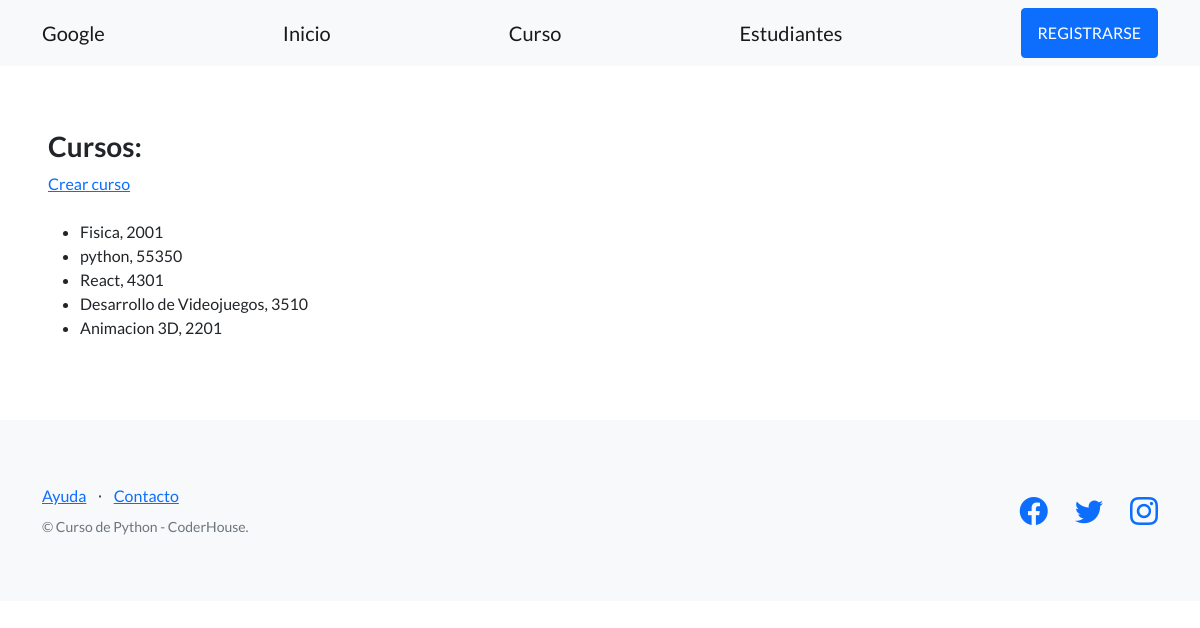
/estudios/cursos/, run on an earlier commit of the app's database.
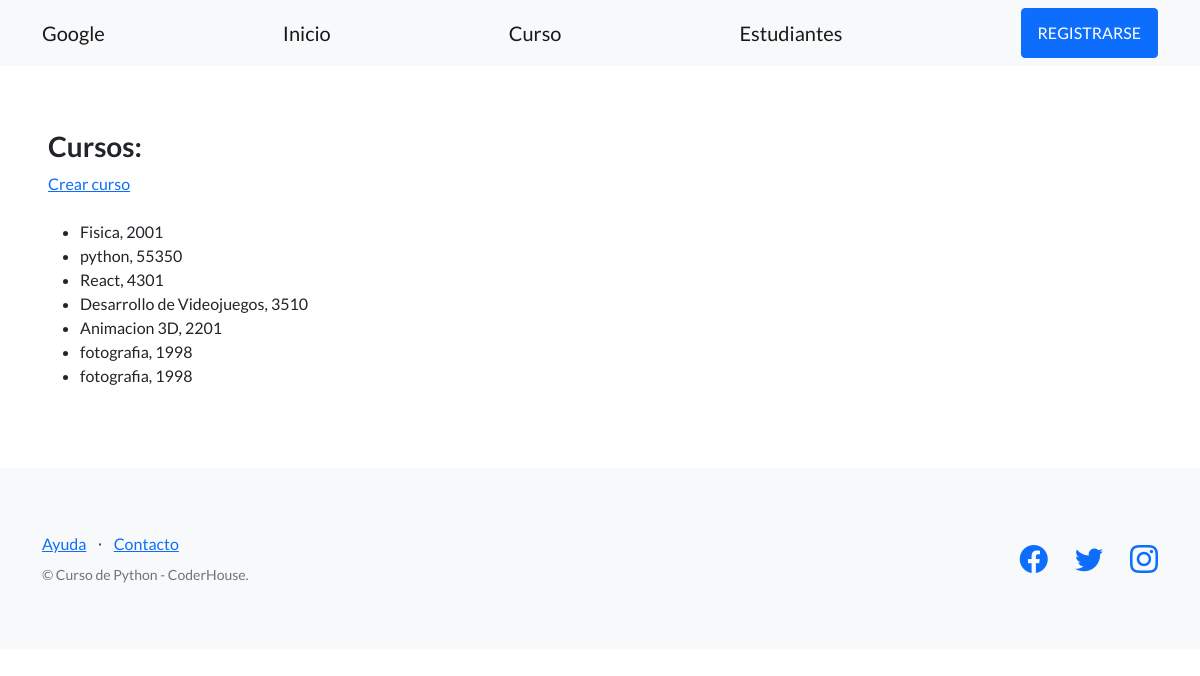
And on a later commit of the database.
### control_estudios/models.py (models this page shows, shortened)
class Curso(models.Model):
    nombre = models.CharField(max_length=64)
    comision = models.IntegerField()

### control_estudios/views.py (the view)
# urls.py: path("cursos/", listar_cursos, name="lista_cursos"),
def listar_cursos(request):
    contexto = {
        "cursos": Curso.objects.all(),
    }
    http_response = render(
        request=request,
        template_name='control_estudios/lista_cursos.html',
        context=contexto,
    )
    return http_response

### control_estudios/templates/control_estudios/lista_cursos.html (shortened to what this page needs)
{% extends "base.html" %}
{% block contenido %}
<h3>Cursos:</h3>
<a href="{% url 'crear_curso'}">Crear curso</a>
<br></br>
<ul>
    {% for curso in cursos %}
    <li>
        {{curso.nombre}}, {{curso.comision}}
    </li>
</ul>
{% endblock contenido %}

### templates_base/base.html (shortened to what this page needs)
{% load static %}
<!DOCTYPE html>
<html lang="en">
    <head>
        <link href="https://cdn.jsdelivr.net/npm/bootstrap-icons@1.5.0/font/bootstrap-icons.css" rel="stylesheet" type="text/css" />
        <link href="{% static 'css/styles.css' %}" rel="stylesheet" />
    </head>
    <body>
        <nav class="navbar navbar-light bg-light static-top">
            <div class="container">
                <a class="navbar-brand" href="https://WWW.google.com">Google</a>
                <a class="navbar-brand" href="{% url 'inicio' %}">Inicio</a>
               <a class="navbar-brand" href="{% url 'lista_cursos' %}">Curso</a>
               <a class="navbar-brand" href="{% url 'lista_estudiantes' %}">Estudiantes</a>
               <a class="btn btn-primary" href="#signup">REGISTRARSE</a>
            </div>
        </nav>
        <section style="padding:4rem 3rem;">
            {% block contenido %}
            {% endblock contenido %}
        </section>
        <footer class="footer bg-light">
            <div class="container">
                <div class="row">
                    <div class="col-lg-6 h-100 text-center text-lg-start my-auto">
                        <ul class="list-inline mb-2">
                            <li class="list-inline-item"><a href="https://ayuda.coderhouse.com/">Ayuda</a></li>
                            <li class="list-inline-item">⋅</li>
                            <li class="list-inline-item"><a href="https://ayuda.coderhouse.com/">Contacto</a></li>
                        </ul>
                        <p class="text-muted small mb-4 mb-lg-0">&copy; Curso de Python - CoderHouse.</p>
                    </div>
                    <div class="col-lg-6 h-100 text-center text-lg-end my-auto">
                        <ul class="list-inline mb-0">
                            <li class="list-inline-item me-4">
                                <a href="https://www.facebook.com/coderhouse"><i class="bi-facebook fs-3"></i></a>
                            </li>
                            <li class="list-inline-item me-4">
                                <a href="https://www.twitter.com/coderhouse"><i class="bi-twitter fs-3"></i></a>
                            </li>
                            <li class="list-inline-item">
                                <a href="https://www.instagram.com/coderhouse"><i class="bi-instagram fs-3"></i></a>
                            </li>
                        </ul>
                    </div>
                </div>
            </div>
        </footer>
    </body>
</html>

What changed in the data, as far as the page shows it:
added Curso: nombre "fotografia", comision "1998"
added Curso: nombre "fotografia", comision "1998"
